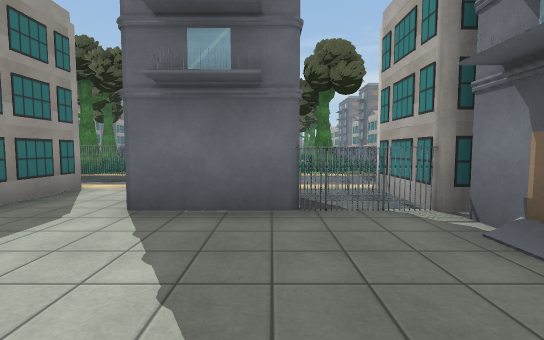
[1] (above)

21 first-person views from a walk through a Unity game level. The camera is 1.4 m above the floor, tilts 4° down and sees 85° across. The floor is counted in squares, 2 m on a side. Each view is taken from the middle of a square. On the plan, view 1 faces up. The plan holds only what a view shows up to about 10 squares ahead; the rest is blank. The place goes on beyond the plan. The player is left out. Some surface patterns are stand-ins.

[2]
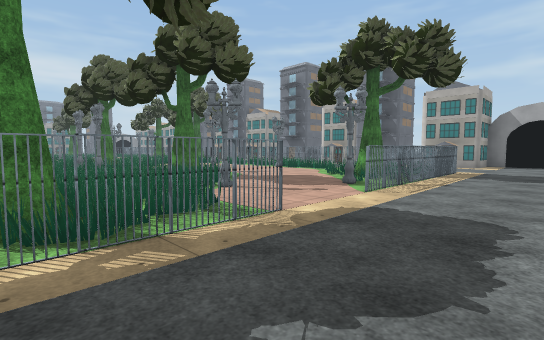

[3]
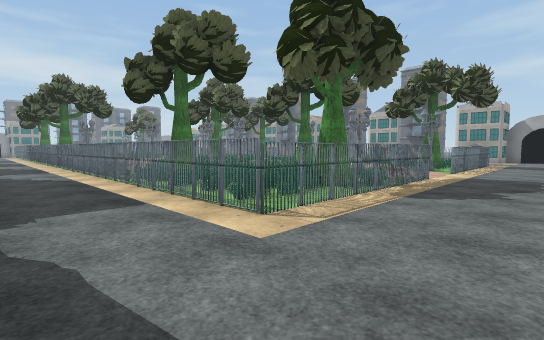

[4]
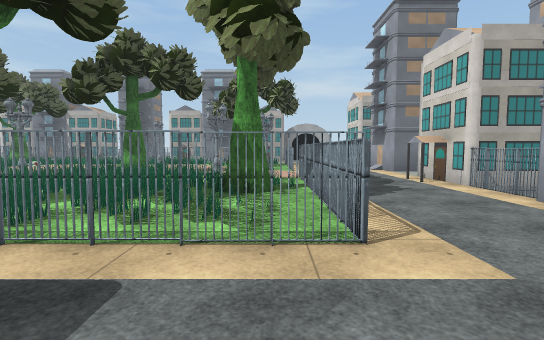

[5]
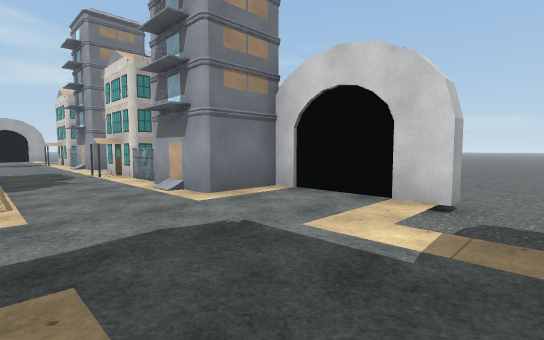

[6]
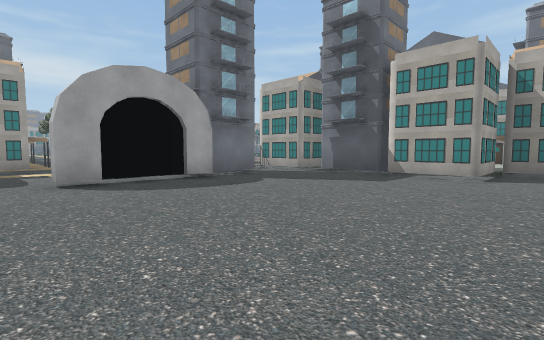

[7]
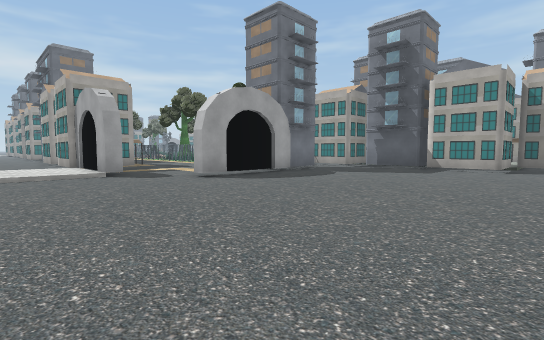

[8]
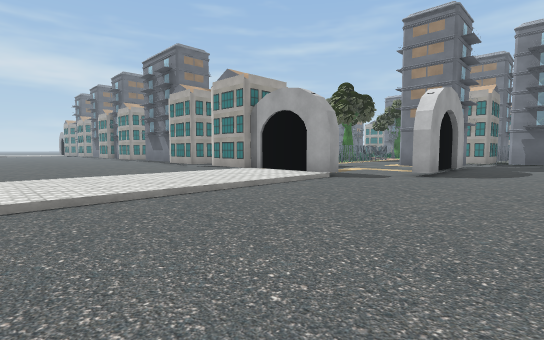

[9]
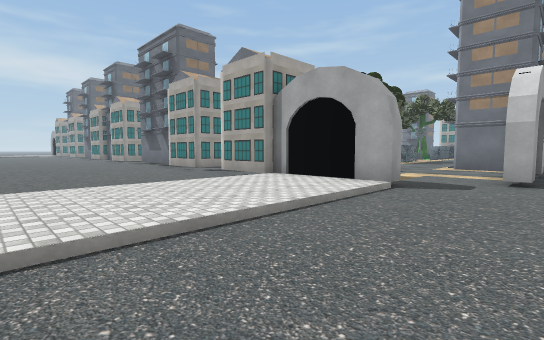

[10]
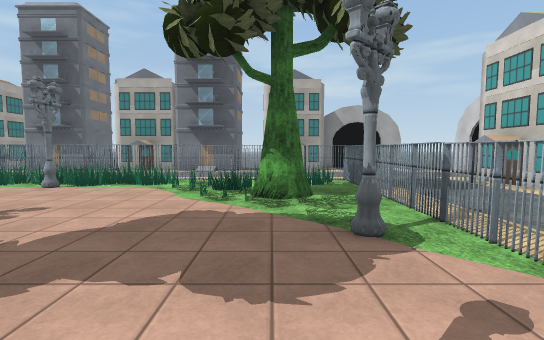

[11]
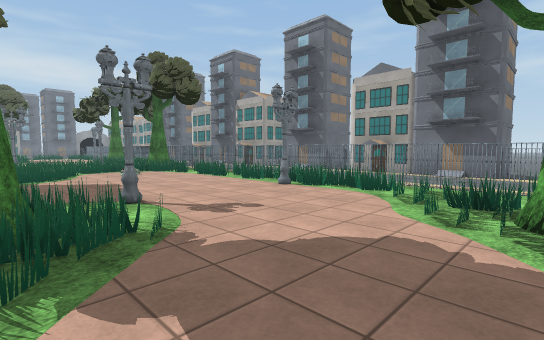

[12]
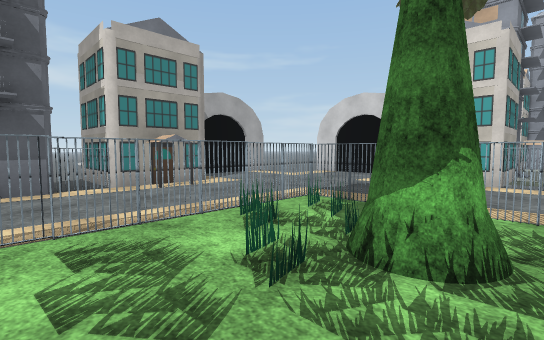

[13]
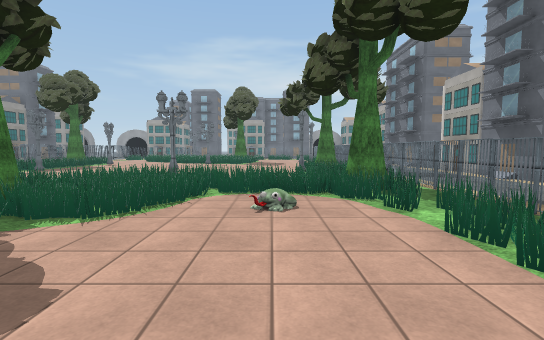

[14]
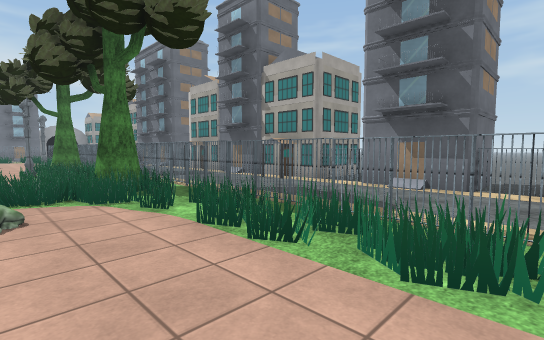

[15]
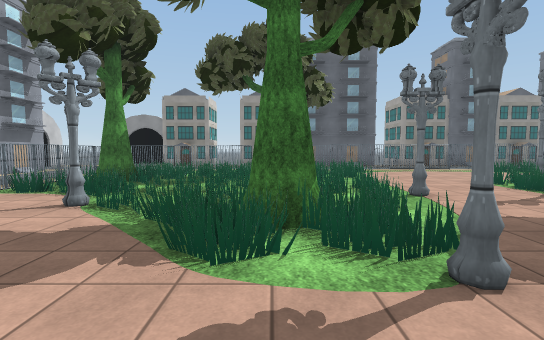

[16]
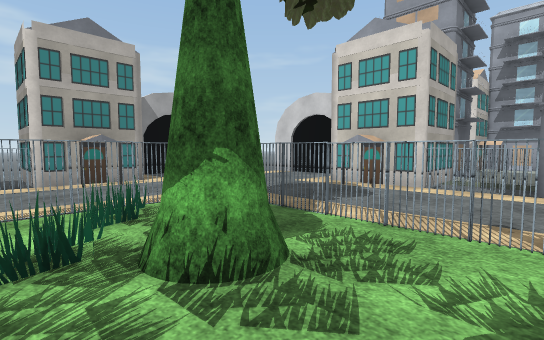

[17]
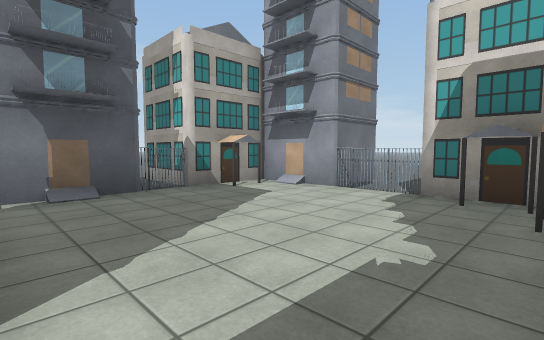

[18]
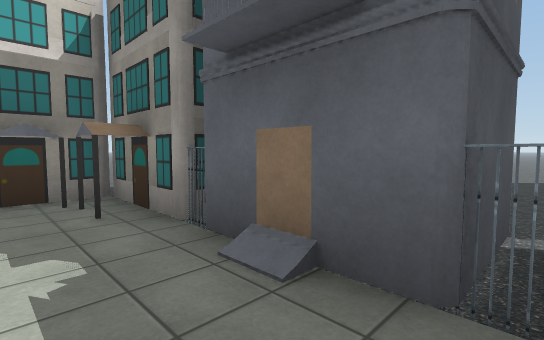

[19]
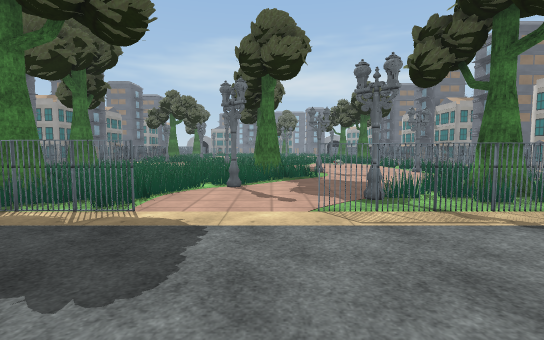

[20]
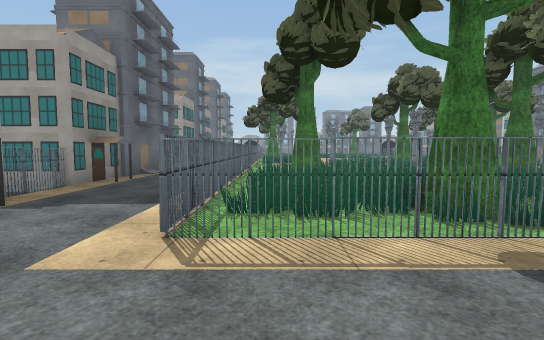

[21]
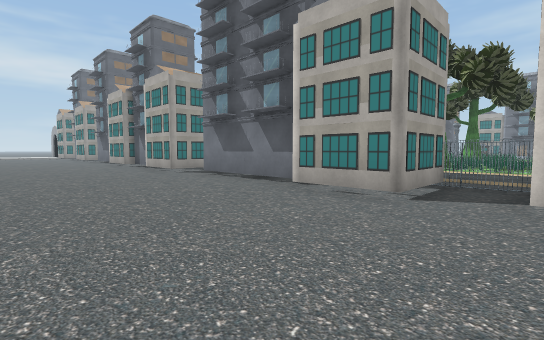

### Floor plan
Key: @ floor where view 1 was taken; # wall or solid block; . main floor; - floor 0.25 m lower than the main floor; / step, stairs or slope; = window, fence, low wall or low ledge; T tree; B building; S streetlight; O other object.
Columns run from 20 left of view 1 to 11 right of it. Each row starts with its distance up from view 1.
 27                       .O
 26                       .T
 25              S.      SOO
 24                       OO ..B
 23                       OO ..#
 22    --      O       S  =OO..BB
 21    ---     OS    OOOOOOTO..#
 20   -----    OO   OOOOOOOOO..B
 19   -----#B .O.   OTTO...OO..O-
 18   ------  .O...OOOOO...OO..OB
 17   -----B  .O....S......OO..##
 16   -----##..OO..........OO..O#---
 15   -----##..OOO.OS......OO..O --
 14  ------#B..OOOOOOOOS..SOO..B
 13  ------#B..OOTOOOOTO...OO..#B
 12  ------#O..OOOOOOOOO...OO..#
 11 --------O..OOOOOOS....OOO..O----
 10 ------- O..OOOTOO...OTTOO..O#---
  9  -----# B..OOOTOO..SOOOOO..B#
  8 ......#.....OOOOO..OOOOO....#
  7 ......#.....................#
  6 ......#................B....#
  5 --------/..##BO#B..#BOO#.../
  4 --------/#####-  ..##-## ###
  3 ----------------O...OOB
  2 ---------------#O.....#
  1 ---------------B .....O
  0     -----------# ...@.O##
 -1     -----------# B....B
 -2     -------------#BBO#B
 -3     -------------# -##

Positions as (right, up) in squares from view 1, and headings:
1: (0, 0), facing up
2: (-6, 6), facing up-right
3: (-11, 6), facing up-right
4: (-11, 9), facing right
5: (-13, 8), facing down-right
6: (-13, -3), facing up-right
7: (-16, -3), facing up-right
8: (-20, 1), facing up-right
9: (-19, 3), facing up-right
10: (-3, 10), facing right
11: (-2, 10), facing up-right
12: (1, 12), facing down-right
13: (1, 15), facing up
14: (1, 15), facing up-right
15: (1, 13), facing left
16: (0, 11), facing down-right
17: (-3, 3), facing down-right
18: (-2, 3), facing down-left
19: (-2, 5), facing up
20: (-8, 6), facing up
21: (-18, 10), facing up-right
